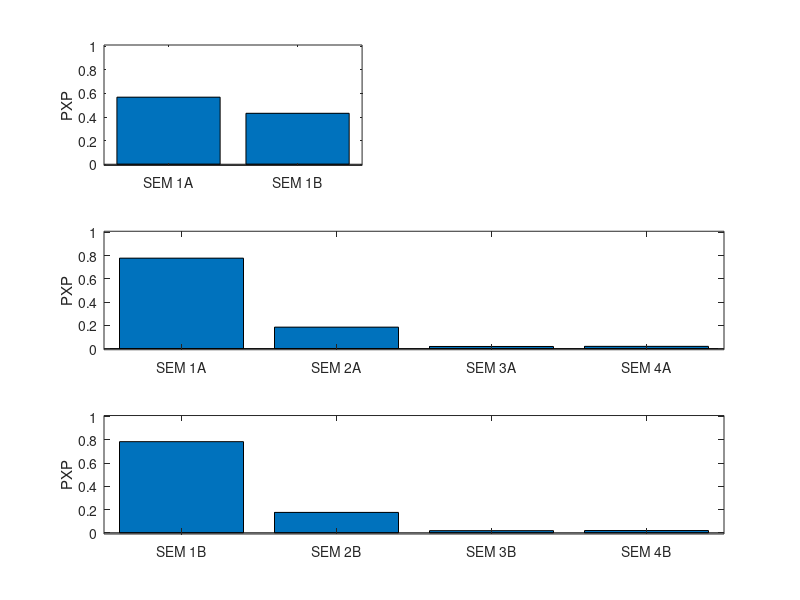

This chart was generated by the following MATLAB code:
% see semopy_bms.m

figure;


load('fig_5B.mat');
descs
pxp
bor

subplot(3,2,1);
bar(pxp);
xticklabels({'SEM 1A', 'SEM 1B'});
ylim([-0.01 1.01]);
xlim([0.5 2.5]);
ylabel('PXP');



load('fig_5C.mat');
descs
pxp
bor

subplot(3,1,2);
bar(pxp);
xticklabels({'SEM 1A', 'SEM 2A', 'SEM 3A', 'SEM 4A'});
ylim([-0.01 1.01]);
xlim([0.5 4.5]);
ylabel('PXP');



load('fig_5D.mat');
descs
pxp
bor

subplot(3,1,3);
bar(pxp);
xticklabels({'SEM 1B', 'SEM 2B', 'SEM 3B', 'SEM 4B'});
ylim([-0.01 1.01]);
xlim([0.5 4.5]);
ylabel('PXP');



% all


%{

disp('feedback_onset');
load('semopy_S1_feedback_onset_lmes_all.mat');

[alpha,exp_r,xp,pxp,bor,g] = bms(lmes);
pxp
bor

fb_pxp = pxp;



disp('trial_onset');
load('semopy_S1_trial_onset_lmes.mat');
[alpha,exp_r,xp,pxp,bor,g] = bms(lmes);
pxp
bor

tr_pxp = pxp;




figure;
subplot(2,1,1);
bar(fb_pxp);
xticklabels({'SEM 8', 'SEM 9', 'SEM 10', 'SEM 11', 'SEM 12', 'SEM 13'});
ylim([-0.01 1.01]);
xlim([0.5 6.5]);
ylabel('PXP');
title('feedback onset');

subplot(2,1,2);
bar(tr_pxp);
xticklabels({'SEM 8', 'SEM 9', 'SEM 10', 'SEM 11', 'SEM 12', 'SEM 13'});
ylim([-0.01 1.01]);
xlim([0.5 6.5]);
ylabel('PXP');
title('trial onset');









% Str

disp('feedback_onset');
load('semopy_S1_feedback_onset_lmes_VS_Put.mat');

[alpha,exp_r,xp,pxp,bor,g] = bms(lmes);
pxp
bor

fb_pxp = pxp;



disp('trial_onset');
load('semopy_S1_trial_onset_lmes_VS_Put.mat');
[alpha,exp_r,xp,pxp,bor,g] = bms(lmes);
pxp
bor

tr_pxp = pxp;




figure;
subplot(2,1,1);
bar(fb_pxp);
xticklabels({'SEM 1', 'SEM 2', 'SEM 3'});
ylim([-0.01 1.01]);
xlim([0.5 3.5]);
ylabel('PXP');
title('feedback onset');

subplot(2,1,2);
bar(tr_pxp);
xticklabels({'SEM 1', 'SEM 2', 'SEM 3'});
ylim([-0.01 1.01]);
xlim([0.5 3.5]);
ylabel('PXP');
title('trial onset');





% IFG Ins

disp('feedback_onset');
load('semopy_S1_feedback_onset_lmes_IFG_Ins.mat');

[alpha,exp_r,xp,pxp,bor,g] = bms(lmes);
pxp
bor

fb_pxp = pxp;



disp('trial_onset');
load('semopy_S1_trial_onset_lmes_IFG_Ins.mat');
[alpha,exp_r,xp,pxp,bor,g] = bms(lmes);
pxp
bor

tr_pxp = pxp;




figure;
subplot(2,1,1);
bar(fb_pxp);
xticklabels({'SEM 4', 'SEM 5', 'SEM 6', 'SEM 7'});
ylim([-0.01 1.01]);
xlim([0.5 4.5]);
ylabel('PXP');
title('feedback onset');

subplot(2,1,2);
bar(tr_pxp);
xticklabels({'SEM 4', 'SEM 5', 'SEM 6', 'SEM 7'});
ylim([-0.01 1.01]);
xlim([0.5 4.5]);
ylabel('PXP');
title('trial onset');

%}

